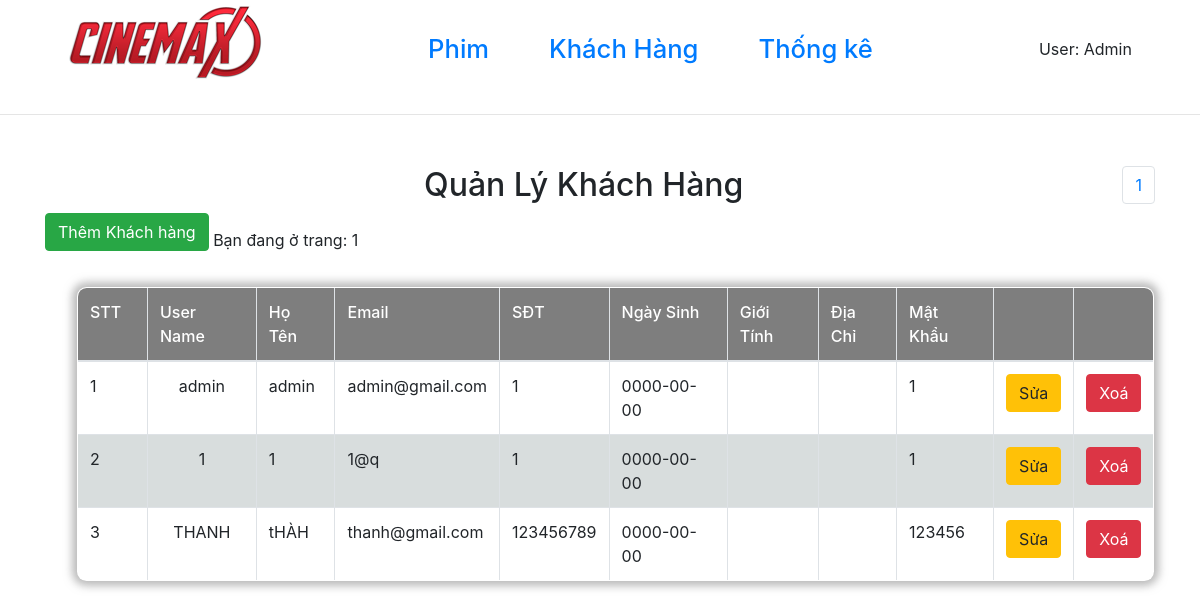
The app's page /admin/khachhang/index.php with its own data.
### tables this page shows
CREATE TABLE `khachhang` (
  `hoten` text DEFAULT NULL,
  `username` varchar(50) NOT NULL,
  `email` varchar(50) DEFAULT NULL,
  `sdt` int(11) DEFAULT NULL,
  `ngaysinh` date DEFAULT NULL,
  `gioitinh` text DEFAULT NULL,
  `diachi` text DEFAULT NULL,
  `matkhau` text NOT NULL
);

### admin/database/dbhelper.php (called while the page is built, shortened)
<?php
function executeResult($sql)
{
	$con = mysqli_connect(HOST, USERNAME, PASSWORD, DATABASE);
	$result = mysqli_query($con, $sql);
	$data   = [];
	while ($row = mysqli_fetch_array($result, 1)) {
		$data[] = $row;
	}
	return $data;
}

### admin/khachhang/index.php (the view, shortened to what this page needs)
<?php
require_once('../database/dbhelper.php');
?>
<?php
require('../header.php');
?>
<!DOCTYPE html>
<html>
<head>
    <link rel="stylesheet" href="https://maxcdn.bootstrapcdn.com/bootstrap/4.4.1/css/bootstrap.min.css">
</head>
<body>
    <div class="container">
        <div class="panel panel-primary">
            <div class="panel-heading">
                <h2 class="text-center">Quản Lý Khách Hàng</h2>
            </div>
            <a href="add.php">
                <button class=" btn btn-success" style="margin-bottom:20px">Thêm Khách hàng</button>
            </a>
            <table class="table table-bordered table-hover">
                <thead>
                    <tr style="font-weight: 500;">
                        <td width="70px">STT</td>
                        <td>User Name</td>
                        <td>Họ Tên</td>
                        <td>Email</td>
                        <td>SĐT</td>
                        <td>Ngày Sinh</td>
                        <td>Giới Tính</td>
                        <td>Địa Chỉ</td>
                        <td>Mật Khẩu</td>
                        <td width="50px"></td>
                        <td width="50px"></td>
                    </tr>
                </thead>
                <tbody>
                    <?php
                    try {
                        if (isset($_GET['page'])) {
                            $page = $_GET['page'];
                        } else {
                            $page = 1;
                        }
                        $limit = 5;
                        $start = ($page - 1) * $limit;
                        $sql = "SELECT * FROM khachhang limit $start,$limit";
                        executeResult($sql);
                        $productList = executeResult($sql);
                        $index = 1;
                        foreach ($productList as $item) {
                            echo '  <tr>
                    <td>' . ($index++) . '</td>
                    <td style="text-align:center">'.$item['username'].'</td>
                    <td>' . $item['hoten'] . '</td>
                    <td>' . $item['email'].'</td>
                    <td>' . $item['sdt'] . '</td>
                    <td>' . $item['ngaysinh'] . '</td>
                    <td>' . $item['gioitinh'] . '</td>
                    <td>' . $item['diachi'] . '</td>
                    <td>' . $item['matkhau'] . '</td>
                    <td>
                        <a href="sua.php?username=' . $item['username'] . '">
                            <button class=" btn btn-warning">Sửa</button>
                        </a>
                    </td>
                    <td>
                    <button class="btn btn-danger" onclick="deleteProduct(xoa.php?username=' . $item['username'] . ')">Xoá</button>
                    </td>
                </tr>';
                        }
                    } catch (Exception $e) {
                        die("Lỗi thực thi sql: " . $e->getMessage());
                    }
                    ?>
                </tbody>
            </table>
        </div>
        <ul class="pagination">
            <?php
            $sql = "SELECT * FROM khachhang";
            $conn = mysqli_connect(HOST, USERNAME, PASSWORD, DATABASE);
            $result = mysqli_query($conn, $sql);
            if (mysqli_num_rows($result)) {
                $numrow = mysqli_num_rows($result);
                $current_page = ceil($numrow / 5);
            }
            for ($i = 1; $i <= $current_page; $i++) {
                if ($i == $current_page) {
                    echo '
            <li class="page-item"><a class="page-link" href="?page=' . $i . '">' . $i . '</a></li>';
                } else {
                    echo '
            <li class="page-item"><a class="page-link" href="?page=' . $i . '">' . $i . '</a></li>
                    ';
                }
            }
            ?>
        </ul>
    </div>
</body>
</html>

### admin/index.css (style rules this page uses)
.container { display: flex; justify-content: center; padding-top: 35px; }
.table { margin:1rem 2rem ; border-color: inherit; border-collapse: collapse; border: 0.1rem solid rgb(92, 90, 90); display: table; width: 100%; overflow: hidden; border-radius: 0.6rem; box-shadow: 0 0 0.5rem 0.3rem #7a7a7a86; }
thead { background-color: rgb(126, 126, 126); color: rgb(255, 255, 255); }
td { padding: 0.5rem 1rem; vertical-align: middle; }
tbody tr:nth-child(even) { background-color: rgba(186, 196, 196, 0.568); }
tbody tr:nth-child(odd) { background-color: #ffffff; }

### records on screen
khachhang: username "admin", hoten "admin", email "admin@gmail.com", sdt "1", ngaysinh "0000-00-00", matkhau "1"
khachhang: username "1", hoten "1", email "1@q", sdt "1", ngaysinh "0000-00-00", matkhau "1"
khachhang: username "THANH", hoten "tHÀH", email "thanh@gmail.com", sdt "123456789", ngaysinh "0000-00-00", matkhau "123456"
